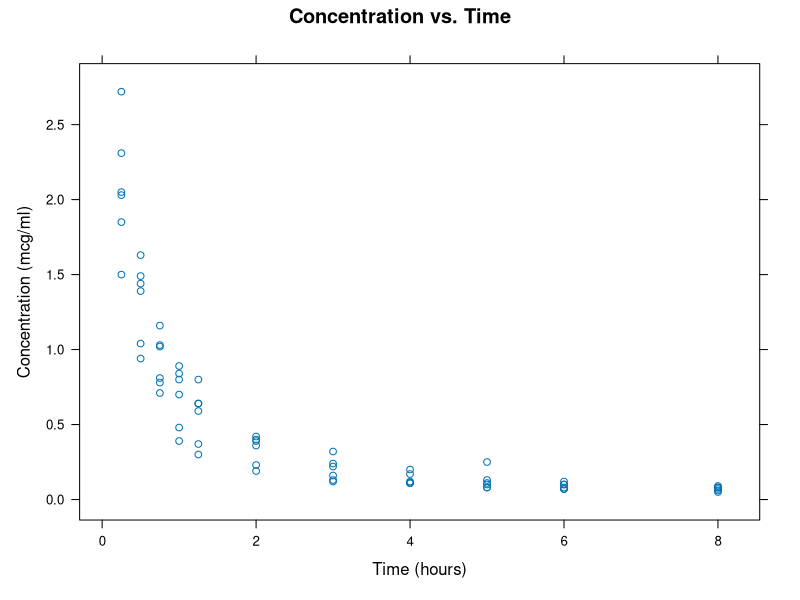
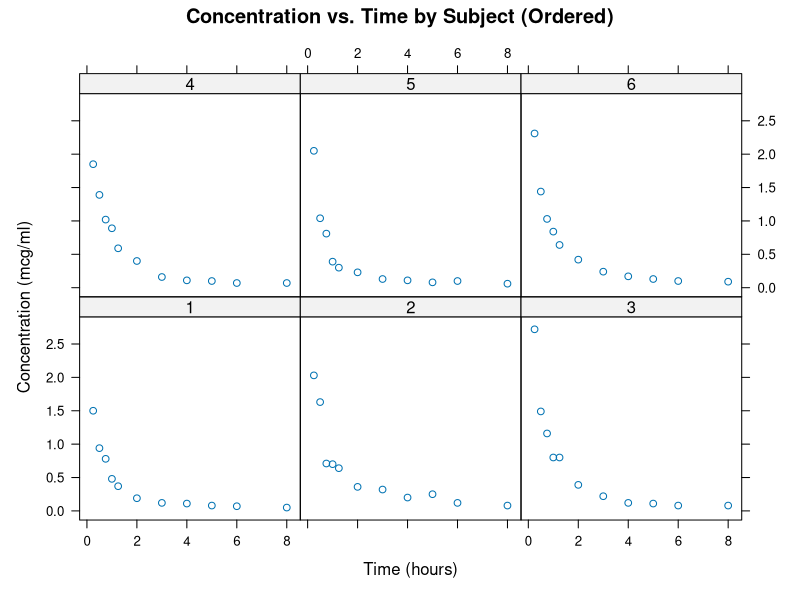
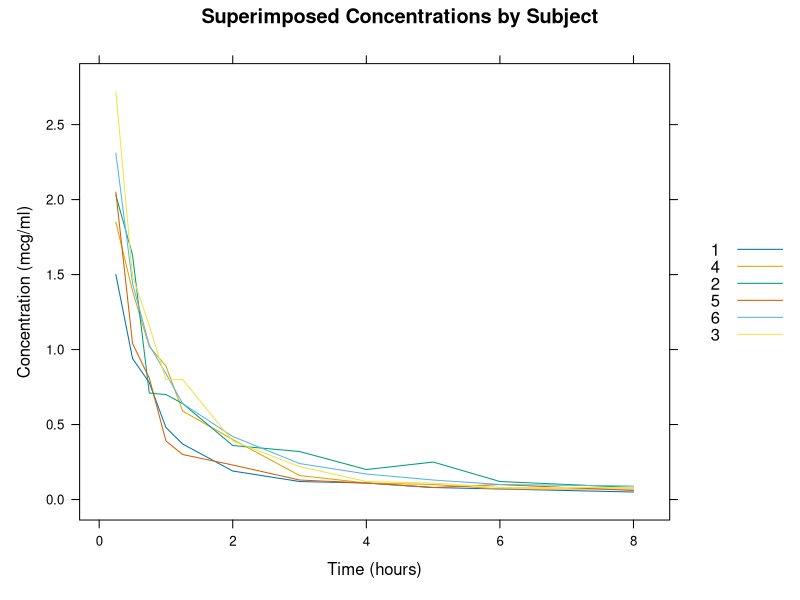
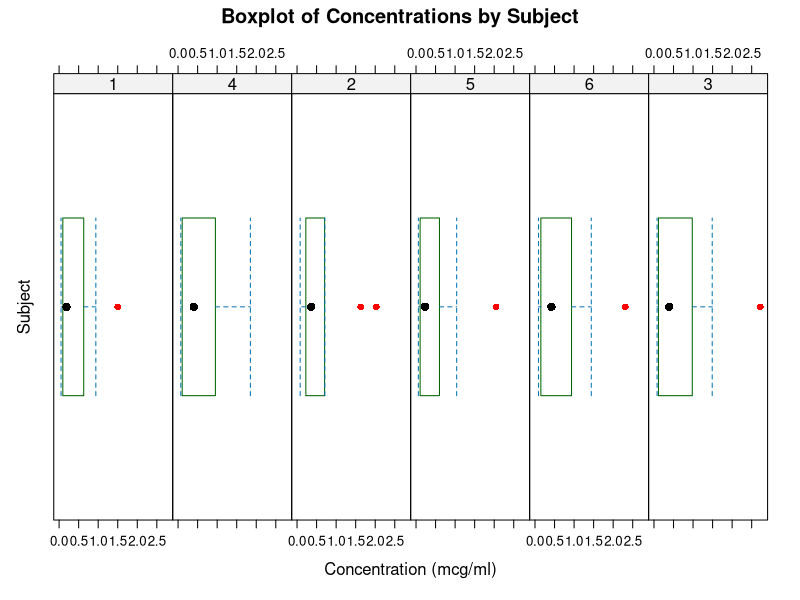

Recreate these plots in R, in order.
## ---- chunk 1
suppressWarnings(library(lattice))
## ---- chunk 2
data(Indometh)
df <- Indometh
head(df)
## ---- chunk 3
xyplot(conc ~ time, data = df, type = "p",
       xlab = "Time (hours)", ylab = "Concentration (mcg/ml)",
       main = "Concentration vs. Time")

## ---- chunk 4
xyplot(conc ~ time | factor(Subject, levels = 1:6), data = df, type = "p",
       xlab = "Time (hours)", ylab = "Concentration (mcg/ml)",
       main = "Concentration vs. Time by Subject (Ordered)")

## ---- chunk 5
xyplot(conc ~ time, data = df, groups = Subject, type = "l",
       xlab = "Time (hours)", ylab = "Concentration (mcg/ml)",
       main = "Superimposed Concentrations by Subject",
       auto.key = list(space = "right"))
# auto.key = list(space = "right")) - adds legend to the right
## ---- chunk 6
bwplot(~ conc | Subject, data = df,
       xlab = "Concentration (mcg/ml)", ylab = "Subject",
       main = "Boxplot of Concentrations by Subject",
       par.settings = list(
         box.rectangle = list(col = "darkgreen", lty = 1),
         plot.symbol = list(col = "red", pch = 16),
         superpose.symbol = list(col = "blue", pch = 20)
       ),
       horizontal = TRUE,
       layout = c(6, 1)
       )  

